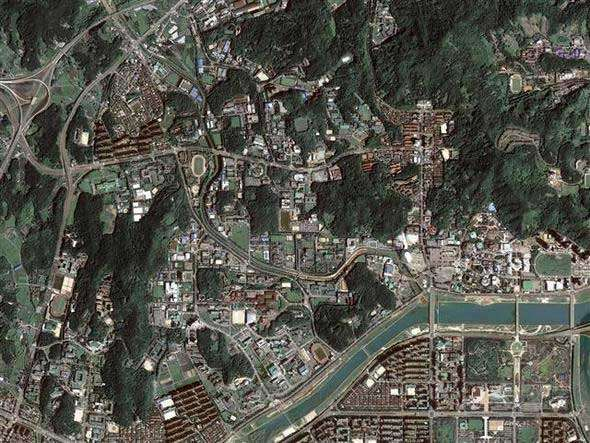
#> input picture 대학원/2022-01/영상처리특론/Take Home exam/image.jpg, 590 x 443 px
$ python kmean.py --image image.jpg
#> lines starting #> are read from the running program, lines starting #| are printed output that depends on the picture
'''
Name: color_segmentation.py
Description: Performs K-means clustering on an image with OpenCV to group
    image pixels into clusters. This is achieved by converting the source
    image to a desired color space and running K-means clustering on only
    the desired channels, with the pixels being grouped into a desired number
    of clusters. Optionally, the output image can be saved. For further usage
    information, run this script with the --help [-h] flag:
    > python color_segmentation.py -h
Author: Najam Syed (github.com/nrsyed)
Created: 2018-03-29
'''

import numpy as np
from sklearn.cluster import KMeans
import argparse
import cv2
import datetime

ap = argparse.ArgumentParser()
ap.add_argument('-i', '--image', required=True, help='Path to image file')
ap.add_argument('-w', '--width', type=int, default=0,
    help='Width to resize image to in pixels')
ap.add_argument('-s', '--color-space', type=str, default='bgr',
    help='Color space to use: BGR (default), HSV, Lab, YCrCb (YCC)')
ap.add_argument('-c', '--channels', type=str, default='all',
    help='Channel indices to use for clustering, where 0 is the first channel,'
    + ' 1 is the second channel, etc. E.g., if BGR color space is used, "02" '
    + 'selects channels B and R. (default "all")')
ap.add_argument('-n', '--num-clusters', type=int, default=3,
    help='Number of clusters for K-means clustering (default 3, min 2).')
ap.add_argument('-o', '--output-file', action='store_true',
    help='Save output image (side-by-side comparison of original image and'
    + ' clustering result) to disk.')
ap.add_argument('-f', '--output-format', type=str, default='png',
    help='File extension for output image (default png)')

args = vars(ap.parse_args())
image = cv2.imread(args['image'])
#> image is the input picture: shape (443, 590, 3); mean B, G, R 77.5, 85.5, 85.5

# Resize image and make a copy of the original (resized) image.
if args['width'] > 0:
    height = int((args['width'] / image.shape[1]) * image.shape[0])
    image = cv2.resize(image, (args['width'], height),
        interpolation=cv2.INTER_AREA)
orig = image.copy()

# Change image color space, if necessary.
colorSpace = args['color_space'].lower()
if colorSpace == 'hsv':
    image = cv2.cvtColor(image, cv2.COLOR_BGR2HSV)
elif colorSpace == 'ycrcb' or colorSpace == 'ycc':
    image = cv2.cvtColor(image, cv2.COLOR_BGR2YCrCb)
elif colorSpace == 'lab':
    image = cv2.cvtColor(image, cv2.COLOR_BGR2LAB)
else:
    colorSpace = 'bgr'  # set for file naming purposes

# Keep only the selected channels for K-means clustering.
if args['channels'] != 'all':
    channels = cv2.split(image)
    channelIndices = []
    for char in args['channels']:
        channelIndices.append(int(char))
    image = image[:,:,channelIndices]
    if len(image.shape) == 2:
        image.reshape(image.shape[0], image.shape[1], 1)

# Flatten the 2D image array into an MxN feature vector, where M is
# the number of pixels and N is the dimension (number of channels).
reshaped = image.reshape(image.shape[0] * image.shape[1], image.shape[2])

# Perform K-means clustering.
if args['num_clusters'] < 2:
    print('Warning: num-clusters < 2 invalid. Using num-clusters = 2')
numClusters = max(2, args['num_clusters'])
kmeans = KMeans(n_clusters=numClusters, n_init=40, max_iter=500).fit(reshaped)

# Reshape result back into a 2D array, where each element represents the
# corresponding pixel's cluster index (0 to K - 1).
clustering = np.reshape(np.array(kmeans.labels_, dtype=np.uint8),
    (image.shape[0], image.shape[1]))
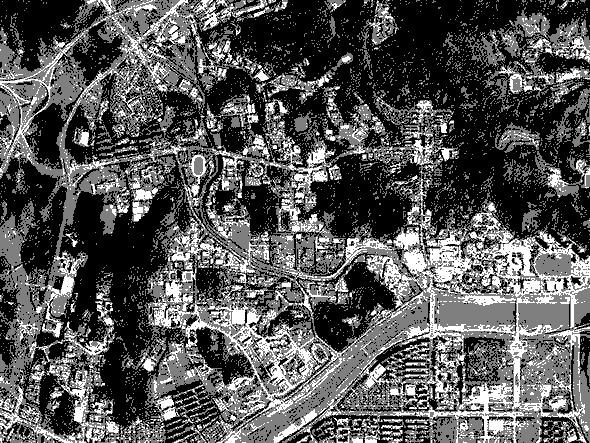
#> clustering: shape (443, 590); min 0, max 2, mean 0.679; drawn with min black and max white

# Sort the cluster labels in order of the frequency with which they occur.
sortedLabels = sorted([n for n in range(numClusters)],
    key=lambda x: -np.sum(clustering == x))
#> sortedLabels = [0, 1, 2]

# Initialize K-means grayscale image; set pixel colors based on clustering.
kmeansImage = np.zeros(image.shape[:2], dtype=np.uint8)
for i, label in enumerate(sortedLabels):
    kmeansImage[clustering == label] = int(255 / (numClusters - 1)) * i
#> this loop made 3 passes

# Concatenate original image and K-means image, separated by a gray strip.
concatImage = np.concatenate((orig,
    193 * np.ones((orig.shape[0], int(0.0625 * orig.shape[1]), 3), dtype=np.uint8),
    cv2.cvtColor(kmeansImage, cv2.COLOR_GRAY2BGR)), axis=1)
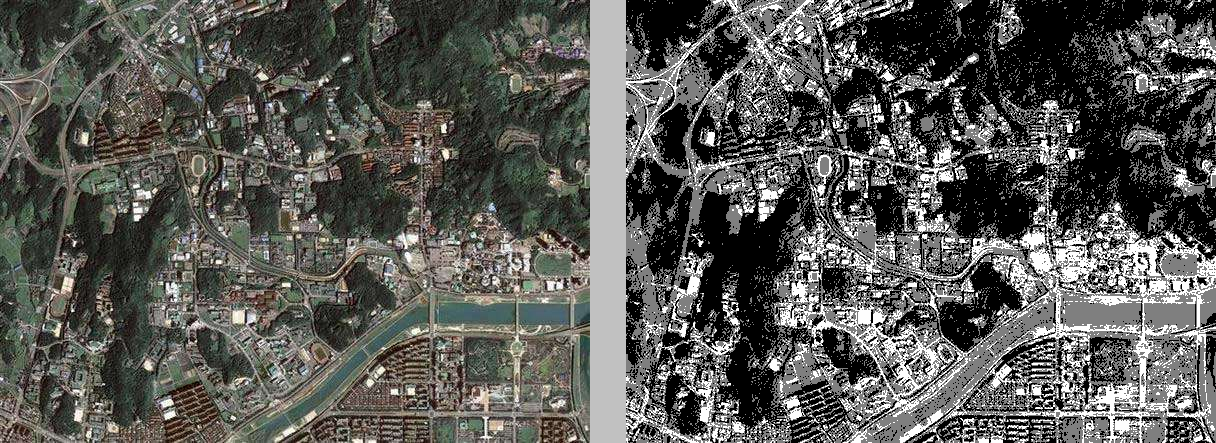
#> concatImage: shape (443, 1216, 3); mean B, G, R 85.1, 89, 89
# cv2.imshow('Original vs clustered', concatImage)

if args['output_file']:
    # Construct timestamped output filename and write image to disk.
    fileExtension = args['output_format']
    filename = (datetime.datetime.now().strftime("%Y%m%d%H%M%S")
        + colorSpace + '_c' + args['channels'] + 'n' + str(numClusters) + '.'
        + fileExtension)
    cv2.imwrite(filename, concatImage)
cv2.waitKey(0)

$ run again, on 대학원/2022-01/영상처리특론/Take Home exam/c02n4.jpg
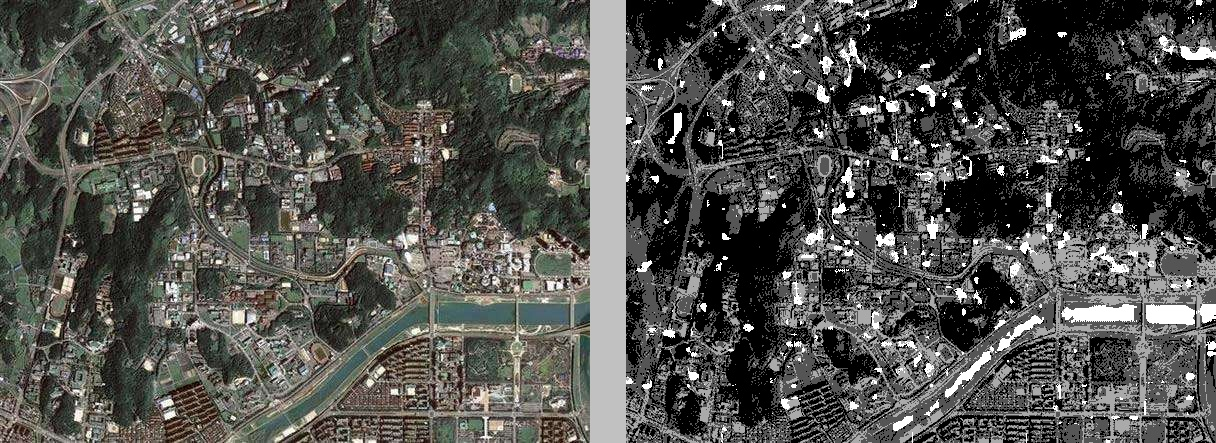
#> input picture 대학원/2022-01/영상처리특론/Take Home exam/c02n4.jpg, 1216 x 443 px
#> image is the input picture: shape (443, 1216, 3); mean B, G, R 76, 79.8, 79.8
#> `clustering = np.reshape(np.array(kmeans.labels_, dtype=np.uint8), (ima..`:
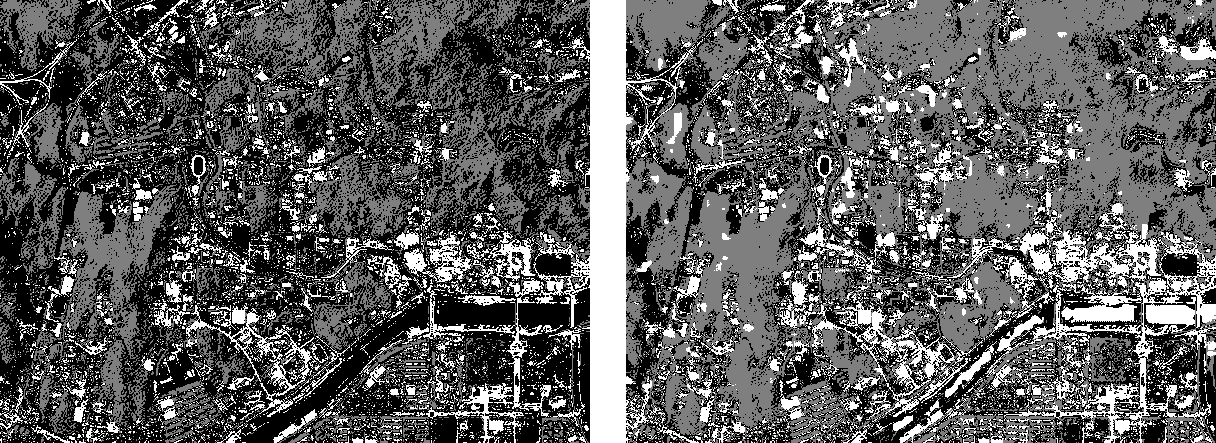
#> clustering: shape (443, 1216); min 0, max 2, mean 0.721; drawn with min black and max white
#> sortedLabels = [0, 1, 2]
#> the loop `for i, label in enumerate(sortedLabels):` made 3 passes
#> `concatImage = np.concatenate((orig, 193 * np.ones((orig.shape[0], int(..`:
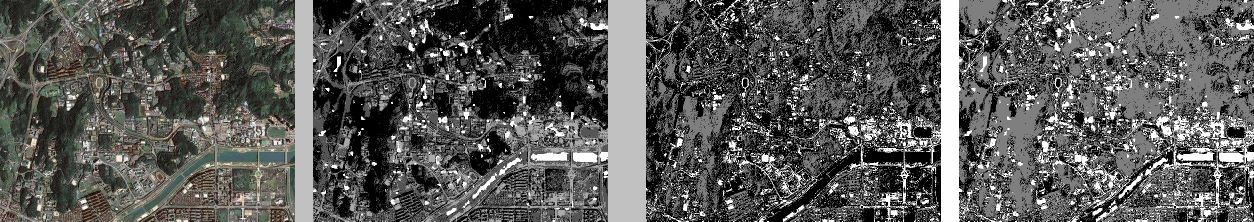
#> concatImage: shape (443, 2508, 3) (shown at 1/2 size); mean B, G, R 87.1, 88.9, 88.9
